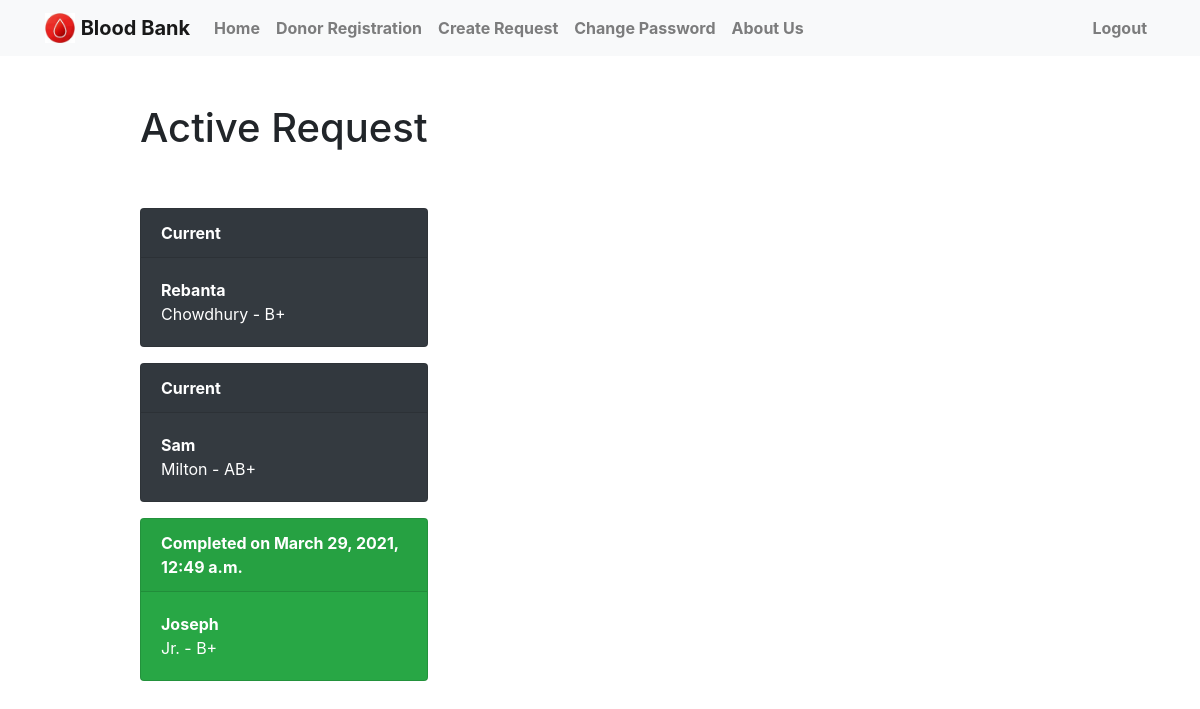
The page /current/ (signed in) on the database its author committed.
### login/models.py (models this page shows, shortened)
class bbank(models.Model):
    firstname = models.CharField(null=True, blank=True, max_length=100)
    lastname = models.CharField(null=True, blank=True, max_length=100)
    user = models.ForeignKey(User, on_delete=models.CASCADE)
    user_age = models.IntegerField(null=True, blank=True)
    bloodgrp = models.CharField(null=True, blank=True, max_length=4)
    email = models.EmailField(null=True, blank=True, max_length=100)
    datecompleted = models.DateTimeField(null=True, blank=True)
    created = models.DateTimeField(auto_now_add=True)
    user_address = models.TextField(null=True, blank=False, max_length=300)

### login/views.py (the view)
# urls.py: path('current/', views.currentbbank, name='currentbbank'),
def currentbbank(request):
    userrequest = bbank.objects.filter(user=request.user)
    return render(request, 'login/currentbbank.html', {'userrequest':userrequest})

### login/templates/login/currentbbank.html (shortened to what this page needs)
{% extends 'login/base.html' %}
{% block content %}
    <div class="row justify-content-center mt-5">
        <div class="col-md-10">
            {% if userrequest %}
                           <h1>Active Request</h1>
            {% endif %}
        </div>
    </div>
    <div class="row justify-content-center mt-5">
        <div class="col-md-10">
        {% if userrequest %}
                    {% for userrequest in userrequest %}
                        {% if userrequest.datecompleted %}
                            <div class="card text-white bg-success mb-3" style="max-width: 18rem;">
                                <div class="card-header">
                                    <b>Completed on {{ userrequest.datecompleted }}</b>
                                </div>
                                <div class="card-body">
                                    <b>{{ userrequest.firstname }}</b>
                                    <p class="card-text">
                                    {% if userrequest.lastname %}
                                        {{ userrequest.lastname|truncatechars:30 }} -
                                        {{ userrequest.bloodgrp }}
                                    {% endif %}
                                    </p>
                                </div>
                            </div>
                        {% else %}
                            <div class="card text-white bg-dark mb-3" style="max-width: 18rem;">
                                <div class="card-header">
                                    <b>Current</b>
                                </div>
                                <div class="card-body">
                                    <b>{{ userrequest.firstname }}</b>
                                    <p class="card-text">
                                        {% if userrequest.lastname %}
                                            {{ userrequest.lastname|truncatechars:30 }} -
                                            {{ userrequest.bloodgrp }}
                                        {% endif %}
                                    </p>
                                </div>
                            </div>
                        {% endif %}
                    {% endfor %}
        </div>
        {% else %}
        <div class="text-center">
            <h2>Looks like you don't have any donation request.</h2>
            <br>
            {% comment %} <a role="button" class="btn btn-primary" href="{% url 'createtodo' %}">Donation</a> {% endcomment %}
        </div>
        {% endif %}
        </div>
    </div>
{% endblock %}

### rows shown on the page
bbank: firstname "Rebanta", lastname "Chowdhury", bloodgrp "B+"
bbank: firstname "Sam", lastname "Milton", bloodgrp "AB+"
bbank: datecompleted "March 29, 2021, 12:49 a.m.", firstname "Joseph", lastname "Jr.", bloodgrp "B+"
